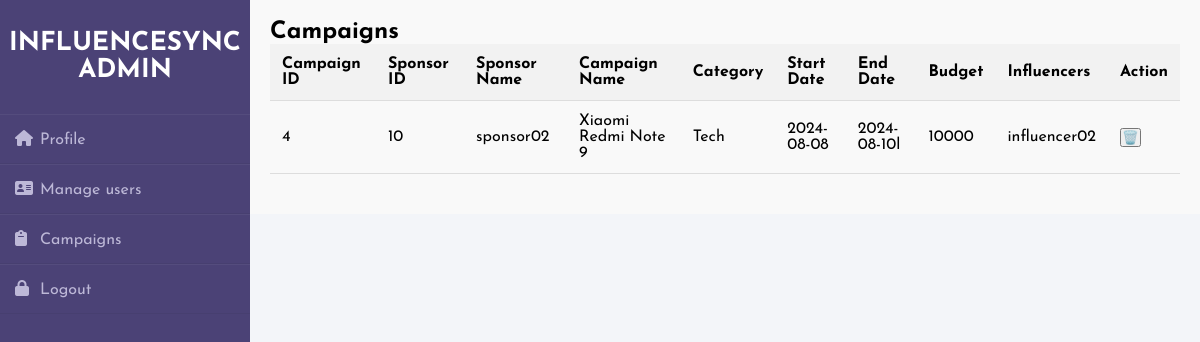
/admin_dashboard/all_campaign, run on the app's committed database.
### app.py (models this page shows, shortened)
class Users(db.Model, UserMixin):
    user_id = db.Column(db.Integer, primary_key=True)
    username = db.Column(db.String(20), unique = True, nullable = False)
    password = db.Column(db.String(20), nullable = False)
    role = db.Column(db.String(20), nullable=False)
    status = db.Column(db.String(10), default='active', nullable=False)

class Campaign(db.Model):
    campain_id = db.Column(db.Integer, primary_key=True)
    sponsor_id = db.Column(db.Integer, db.ForeignKey('users.user_id'),nullable=False)
    name = db.Column(db.String(50), nullable=False)
    budget = db.Column(db.Integer, nullable=False)
    sdate = db.Column(db.Date, nullable=False)
    edate = db.Column(db.Date, nullable=False)
    goal = db.Column(db.String(50), nullable=False)
    category = db.Column(db.String(50), nullable=False)
    bio = db.Column(db.String(500), nullable=False)

### app.py (the view)
@app.route('/admin_dashboard/all_campaign')
def admin_campaign():
    all_camp = Request.query.filter_by(status='active').all()
    detail_of_campaign =[]
    for camp in all_camp:
        inf = Users.query.filter_by(user_id = camp.influencer_id).first()
        spon = Users.query.filter_by(user_id = camp.sponsor_id).first()
        camp1 = Campaign.query.filter_by(campain_id = camp.campaign_id).first()
        detail_of_campaign.append((inf,spon,camp1))
    return render_template('admin camp.html',detail=detail_of_campaign)

### templates/admin camp.html (shortened to what this page needs)
<!DOCTYPE html>
<html lang="en">
<head>
    <link rel="stylesheet" href="/static/styladm camp.css">
</head>
<body>
    <div class="sidebar">
        <h1>InfluenceSync
              Admin</h1>
        <ul>
            <li><a href="{{url_for('admin_dashboard')}}"><i class="fas fa-home"></i>Profile</a></li>
            <li><a href="{{url_for('admin_manage')}}"><i class="fas fa-address-card"></i>Manage users</a></li>
            <li><a href="{{url_for('admin_campaign')}}"><i class="fas fa-clipboard"></i>Campaigns</a></li>
            <li><a href="/logout" class="logout"><i class="fas fa-lock"></i>Logout</a></li>
        </ul>
    </div>
    <div class="main-content">
        <header>
            <h2>Campaigns
            </h2>
        <table>
                <thead>
                    {% if detail == [] %}
                    <tr><th>No any active campaigns.</th></tr>
                    {% else %}
                    <tr>
                        <th>Campaign ID</th>
                        <th>Sponsor ID</th>
                        <th>Sponsor Name</th>
                        <th>Campaign Name</th>
                        <th>Category</th>
                        <th>Start Date</th>
                        <th>End Date</th>
                        <th>Budget</th>
                        <th>Influencers</th>
                        <th>Action</th>
                    </tr>
                    {% endif %}
                </thead>
                <tbody>
                    {% for influ, spon, camp in detail %}
                    <tr>
                        <td>{{camp.campain_id}}</td>
                        <td>{{spon.user_id}}</td>
                        <td>{{spon.username}}</td>
                        <td>{{camp.name}}</td>
                        <td>{{camp.category}}</td>
                        <td>{{camp.sdate}}</td>
                        <td>{{camp.edate}}l</td>
                        <td>{{camp.budget}}</td>
                        <td>{{influ.username}}</td>
                        <td><button class="delete-btn"><a href="{{url_for('admin_delete_campaign',camp_id = camp.campain_id,inf_id = influ.user_id)}}">🗑️</a></button></td>
                    </tr>
                    {% endfor %}
                </tbody>
        </table>
        </header>
</div>
</body>
</html>

### static/styladm camp.css (style rules this page uses)
* { margin: 0; padding: 0; box-sizing: border-box; list-style: none; text-decoration: none; font-family: 'Josefin Sans', sans-serif; }
body { background-color: #f3f5f9; }
.sidebar { width: 250px; height: 100%; background: #4b4276; padding: 30px 0px; position: fixed; }
.sidebar h1 { color: #fff; text-transform: uppercase; text-align: center; margin-bottom: 30px; font-size: 26px; }
.sidebar ul li { padding: 15px; border-bottom: 1px solid #bdb8d7; border-bottom: 1px solid rgba(0,0,0,0.05); border-top: 1px solid rgba(255,255,255,0.05); }
.sidebar ul li a { color: #bdb8d7; display: block; }
.sidebar ul li a .fas { width: 25px; }
.main-content { flex-grow: 1; padding: 20px; background-color: #f9f9f9; margin-left: 250px; }
header { margin-bottom: 20px; }
table { width: 100%; border-collapse: collapse; }
th, td { padding: 12px; text-align: left; border-bottom: 1px solid #ddd; }
th { background-color: #f2f2f2; }

### data on the page
Users: campain_id "4", user_id "10", username "sponsor02", name "Xiaomi Redmi Note 9", category "Tech", sdate "2024-08-08", edate "2024-08-10", budget "10000", username "influencer02"
